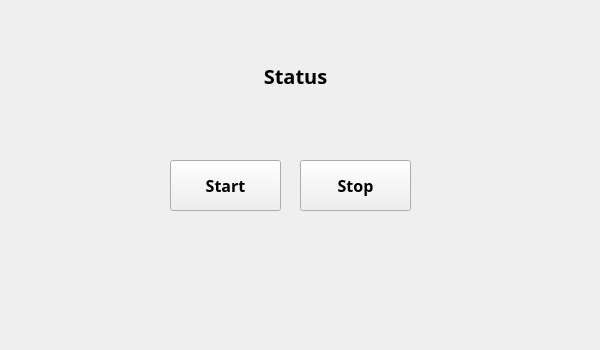
<?xml version="1.0" encoding="UTF-8"?>
<ui version="4.0">
 <class>Form</class>
 <widget class="QWidget" name="Form">
  <property name="geometry">
   <rect>
    <x>0</x>
    <y>0</y>
    <width>600</width>
    <height>350</height>
   </rect>
  </property>
  <property name="maximumSize">
   <size>
    <width>600</width>
    <height>350</height>
   </size>
  </property>
  <property name="font">
   <font>
    <family>나눔고딕코딩</family>
    <pointsize>12</pointsize>
    <weight>75</weight>
    <bold>true</bold>
   </font>
  </property>
  <property name="windowTitle">
   <string>QtDesigner 연습</string>
  </property>
  <widget class="QLabel" name="lblStatus">
   <property name="geometry">
    <rect>
     <x>180</x>
     <y>50</y>
     <width>231</width>
     <height>51</height>
    </rect>
   </property>
   <property name="font">
    <font>
     <family>나눔고딕코딩</family>
     <pointsize>15</pointsize>
     <weight>75</weight>
     <bold>true</bold>
     <underline>false</underline>
    </font>
   </property>
   <property name="text">
    <string>Status</string>
   </property>
   <property name="alignment">
    <set>Qt::AlignCenter</set>
   </property>
  </widget>
  <widget class="QPushButton" name="btnStart">
   <property name="geometry">
    <rect>
     <x>170</x>
     <y>160</y>
     <width>111</width>
     <height>51</height>
    </rect>
   </property>
   <property name="font">
    <font>
     <family>나눔고딕코딩</family>
     <pointsize>12</pointsize>
     <weight>75</weight>
     <bold>true</bold>
    </font>
   </property>
   <property name="text">
    <string>Start</string>
   </property>
  </widget>
  <widget class="QPushButton" name="btnStop">
   <property name="geometry">
    <rect>
     <x>300</x>
     <y>160</y>
     <width>111</width>
     <height>51</height>
    </rect>
   </property>
   <property name="font">
    <font>
     <family>나눔고딕코딩</family>
     <pointsize>12</pointsize>
     <weight>75</weight>
     <bold>true</bold>
    </font>
   </property>
   <property name="text">
    <string>Stop</string>
   </property>
  </widget>
 </widget>
 <resources/>
 <connections/>
</ui>
